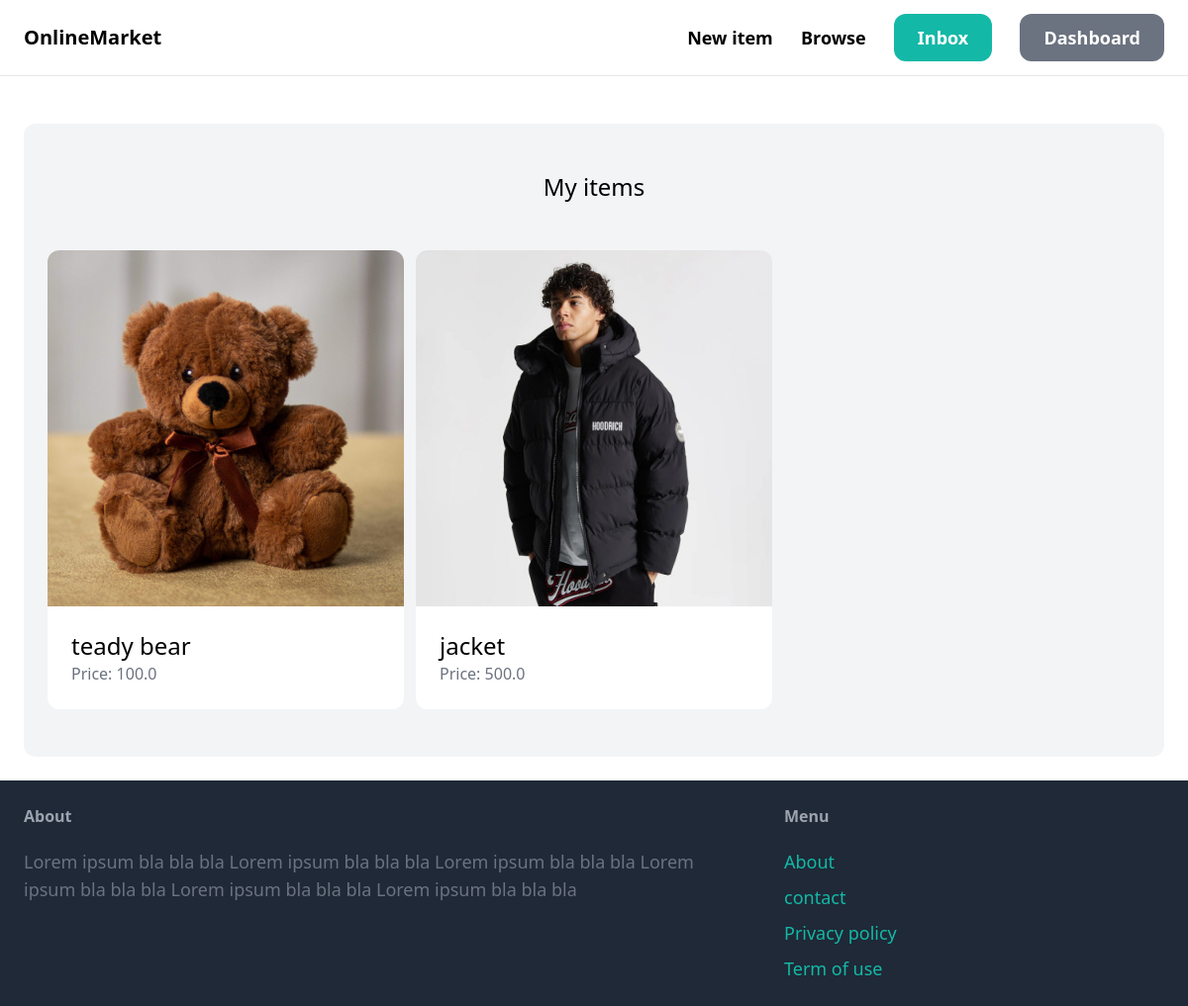
Page /dashboard/ (signed in) on the earlier database version.
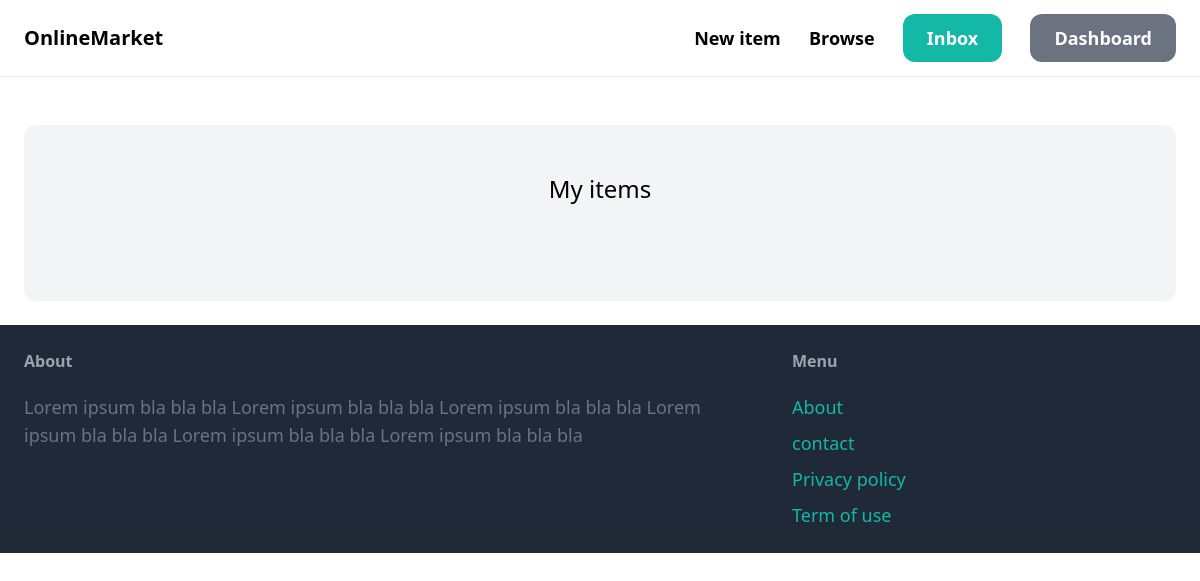
Same page on the later database version.
### item/models.py (models this page shows, shortened)
class Item(models.Model):
    category = models.ForeignKey(Category, related_name='items', on_delete=models.CASCADE)
    name = models.CharField(max_length=255)
    description = models.TextField(blank=True, null=True)
    price = models.FloatField()
    image = models.ImageField(upload_to='Item_images', blank=True, null= True)
    is_sold = models.BooleanField(default=False)
    created_by = models.ForeignKey(User, related_name='items', on_delete=models.CASCADE)
    created_at = models.DateTimeField(auto_now_add=True)

### dashboard/views.py (the view)
# urls.py: path('', views.index, name='index'),
@login_required
def index(request):
    items = Item.objects.filter(created_by=request.user)
    return render(request, 'dashboard/index.html', {
        'items': items,
    })

### dashboard/templates/dashboard/index.html (shortened to what this page needs)
{% extends 'core/base.html' %}
{% block content %}
    <div class="mt-6 px-6 py-12 bg-gray-100 rounded-xl">
        <h2 class="mb-12 text-2xl text-center">My items</h2>
        <div class="grid grid-cols-3 gap-3">
            {% for item in items %}
                <div>
                    <a href="{% url 'item:detail' item.id %}">
                        <div>
                            <img src="{{ item.image.url }}" class="rounded-t-xl">
                        </div>
                        <div class="p-6 bg-white rounded-b-xl">
                            <h2 class="text-2xl">{{ item.name }}</h2>
                            <p class="text-gray-500">Price: {{ item.price }}</p>
                        </div>
                    </a>
                </div>
            {% endfor %}
        </div>
    </div>
{% endblock %}

Differences in the rows shown:
no longer on this page (row edited): Item: image (picture), name "teady bear", price "100.0"
no longer on this page (row edited): Item: image (picture), name "jacket", price "500.0"
